Frame 1 (no input): blank canvas, image omitted
Frame 60 (the mouse pressed at the canvas centre just before this capture): blank canvas, image omitted
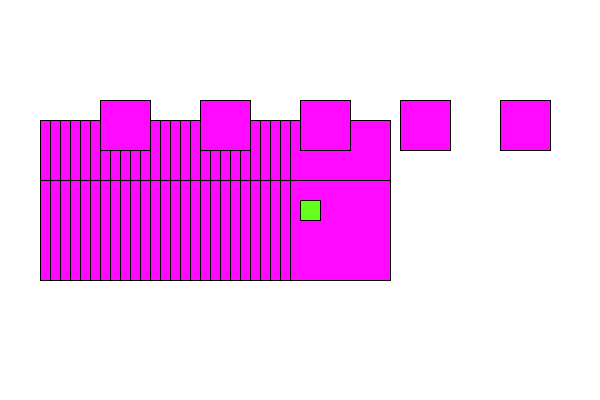
Frame 120 (the mouse held since frame 60 and released just before this capture)

The Processing sketch whose frames 1 and 60 were blank and that drew this single picture after the mouse press (run headless with seeded random() and noise(); from frame 60 on, the mouse is pressed at the canvas centre):

// Processing sketch: processing_72304
// ── processing_72304.pde



void setup(){
  size(600,400);
  smooth();
}

void draw (){
  background(255);
  for(int x=0; x < 600; x+=10){
    for(int y=0; y<600; y+=60){
      if(mouseX > x && mouseX < x*10 && mouseY > y && mouseY < y+90){

        fill (456, 10,478);
        if(mouseX>50 && mouseX<100 && mouseY>50 && mouseY<100){
      }else{
        //noFill();
      }

    

      rect (x,y,100,100);

      rect(100,100,50,50);
      rect(200,100,50,50);
      rect(300,100,50,50);
      rect(400,100,50,50);
      rect(500,100,50,50);
    
      fill(100,291,28);
      ellipse(600,500,200,200);
      
      if(mousePressed);{
        rect(width/2,height/2,20,20);

    }
    }}}}
